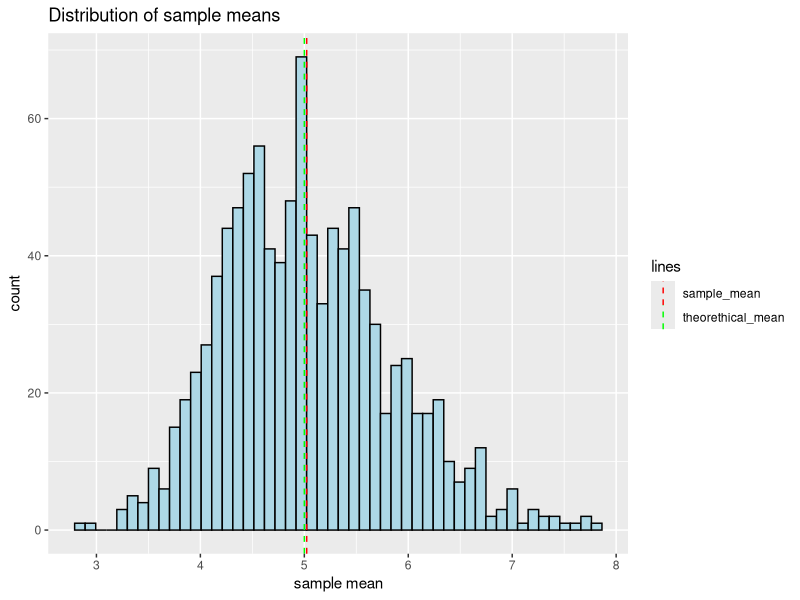
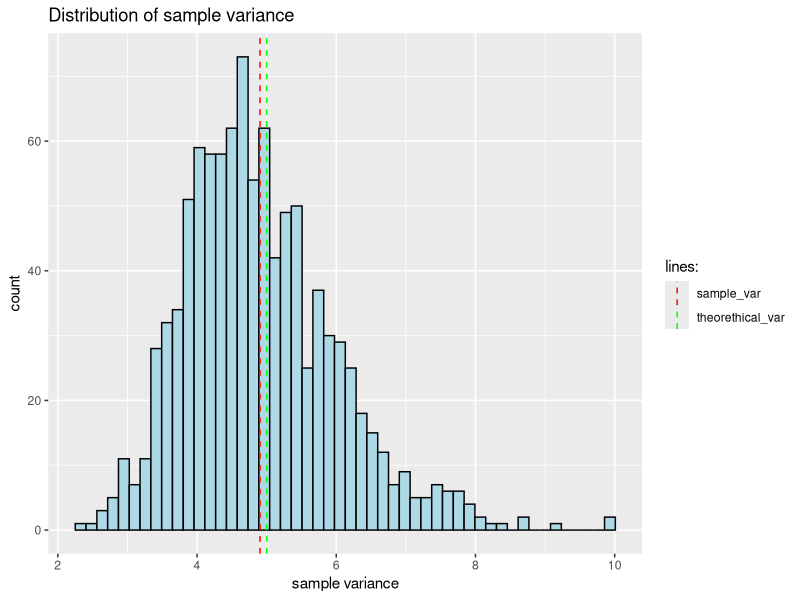
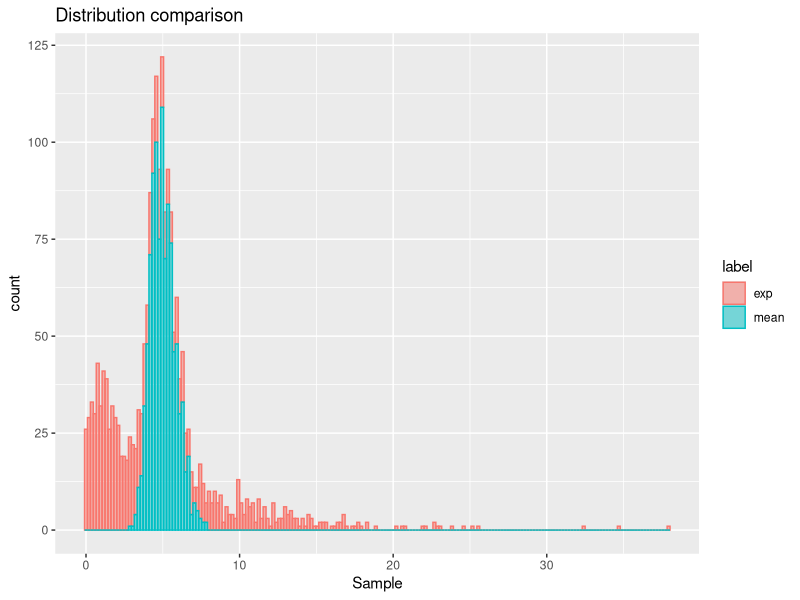

Write the R code that produced these figures, in order.
## ---- chunk 1
set.seed(123456)
library(ggplot2)
## ---- chunk 2
lambda <- 0.2
sample.size <- 40
sample.count <- 1000
## ---- chunk 3
sample.data <- matrix(rexp(sample.size * sample.count, lambda), sample.count, sample.size)
## ---- chunk 4
str(sample.data)
## ---- chunk 5
sample.means <- apply(sample.data, 1, mean)
## ---- chunk 6
g <- ggplot(data = data.frame(sample.means), aes(x = sample.means))
g <- g + labs(title = "Distribution of sample means", x = "sample mean", y = "count")
g <- g + geom_histogram(bins = 50, color = "black", fill = "lightblue")
g <- g + geom_vline(aes(xintercept=mean(sample.means), color = "sample_mean"), linetype = "dashed")
g <- g + geom_vline(aes(xintercept=(1/lambda), color = "theorethical_mean"), linetype = "dashed")
g <- g + scale_color_manual(name = "lines", values = c(sample_mean = "red", theorethical_mean = "green"))
g
## ---- chunk 7
paste0("theorethical_mean = ", 1 / lambda)
## ---- chunk 8
paste0("sample_mean = ", mean(sample.means))
## ---- chunk 9
sample.vars <- apply(sample.data, 1, sd)
## ---- chunk 10
g <- ggplot(data = data.frame(sample.vars), aes(x = sample.vars))
g <- g + labs(title = "Distribution of sample variance", x = "sample variance", y = "count")
g <- g + geom_histogram(bins = 50, color = "black", fill = "lightblue")
g <- g + geom_vline(aes(xintercept=mean(sample.vars), color = "sample_var"), linetype = "dashed")
g <- g + geom_vline(aes(xintercept=(1/lambda), color = "theorethical_var"), linetype = "dashed")
g <- g + scale_color_manual(name = "lines:", values = c(sample_var = "red", theorethical_var = "green"))
g
## ---- chunk 11
sample.exps <- rexp(sample.count, lambda)
sample.dist <- c(sample.means, sample.exps)
sample.dist.label <- factor(rep(c("mean", "exp"), each = sample.count))
sample.dist.df <- data.frame(sample = sample.dist, label = sample.dist.label)

g <- ggplot(data = sample.dist.df, aes(x = sample, fill = label, color = label))
g <- g + labs(title = "Distribution comparison", x = "Sample", y = "count")
g <- g + geom_histogram(bins = 200, alpha = 0.5)
g
